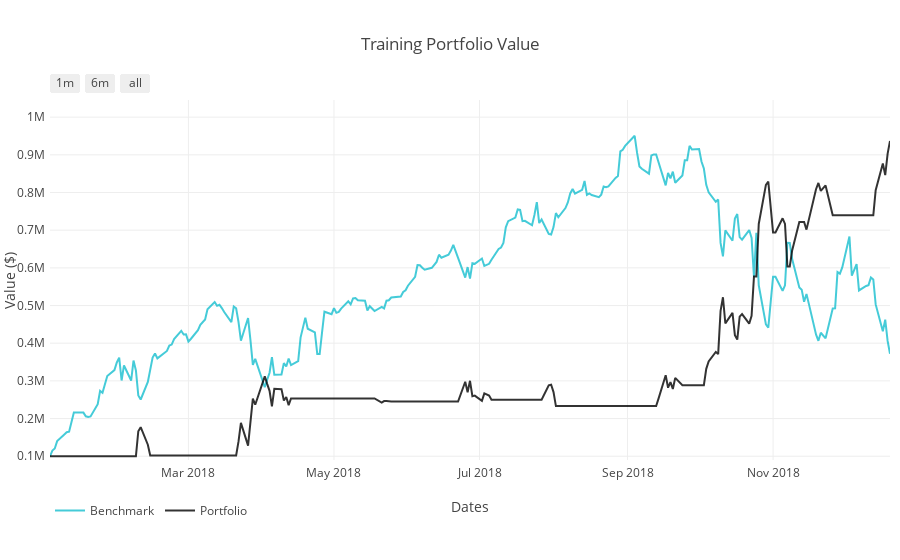

The notebook cell saved with this chart:
### Markdown cell above
## Plotting market simulator results

### Code cell
plot_norm_data = plot_norm_data_vertical_lines(
    df_orders,
    portvals,
    portvals_bm,
    vert_lines=False,
    title="Training Portfolio Value",
    xtitle="Dates",
    ytitle="Value ($)",
    output_type='nb')
iplot(plot_norm_data)

### Figure 1 — Plotly figure (JSON) as saved in the notebook; plotly's stock layout.template omitted (floating-point values rounded to 4 significant figures; data arrays with more than 128 entries replaced by an {"elided": "..."} marker saying what was removed)
{"data": [{"line": {"color": "#17BECF"}, "name": "Benchmark", "opacity": 0.8, "type": "scatter", "uid": "efd61fe2-b762-456c-a321-0b86f50813cd", "x": {"elided": "245 str values"}, "y": {"elided": "245 int values"}}, {"line": {"color": "#000000"}, "name": "Portfolio", "opacity": 0.8, "type": "scatter", "uid": "a457be14-a8bd-490c-b067-ec3058b2ff2f", "x": {"elided": "245 str values"}, "y": {"elided": "245 int values"}}], "layout": {"autosize": true, "legend": {"orientation": "h"}, "margin": {"b": 100, "l": 50, "pad": 4, "r": 10, "t": 100}, "showlegend": true, "title": {"text": "Training Portfolio Value"}, "xaxis": {"range": ["2018-01-02", "2018-12-20"], "rangeselector": {"buttons": [{"count": 1, "label": "1m", "step": "month", "stepmode": "backward"}, {"count": 6, "label": "6m", "step": "month", "stepmode": "backward"}, {"step": "all"}]}, "title": {"text": "Dates"}, "type": "date"}, "yaxis": {"range": [90000, 1045550], "title": {"text": "Value ($)"}, "type": "linear"}}}
